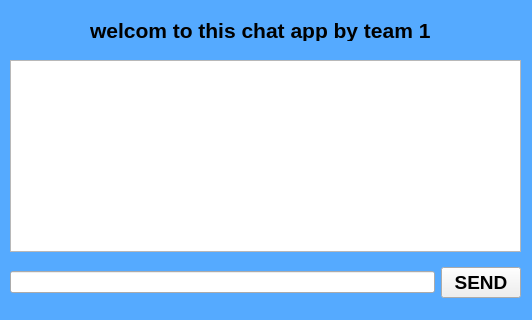
<?xml version="1.0" encoding="UTF-8"?>
<ui version="4.0">
 <class>Form</class>
 <widget class="QWidget" name="Form">
  <property name="geometry">
   <rect>
    <x>0</x>
    <y>0</y>
    <width>532</width>
    <height>320</height>
   </rect>
  </property>
  <property name="windowTitle">
   <string>Form</string>
  </property>
  <property name="styleSheet">
   <string notr="true">#Form {

background-color: rgb(85, 170, 255);

}
</string>
  </property>
  <widget class="QWidget" name="layoutWidget">
   <property name="geometry">
    <rect>
     <x>10</x>
     <y>262</y>
     <width>511</width>
     <height>41</height>
    </rect>
   </property>
   <layout class="QHBoxLayout" name="horizontalLayout">
    <item>
     <widget class="QLineEdit" name="makemes"/>
    </item>
    <item>
     <widget class="QPushButton" name="butsend">
      <property name="font">
       <font>
        <pointsize>14</pointsize>
        <weight>75</weight>
        <bold>true</bold>
       </font>
      </property>
      <property name="text">
       <string>SEND</string>
      </property>
     </widget>
    </item>
   </layout>
  </widget>
  <widget class="QTextBrowser" name="spacechat">
   <property name="geometry">
    <rect>
     <x>10</x>
     <y>60</y>
     <width>511</width>
     <height>192</height>
    </rect>
   </property>
   <property name="styleSheet">
    <string notr="true"/>
   </property>
  </widget>
  <widget class="QLabel" name="label">
   <property name="geometry">
    <rect>
     <x>90</x>
     <y>20</y>
     <width>371</width>
     <height>21</height>
    </rect>
   </property>
   <property name="font">
    <font>
     <pointsize>16</pointsize>
     <weight>75</weight>
     <bold>true</bold>
    </font>
   </property>
   <property name="text">
    <string>welcom to this chat app by team 1</string>
   </property>
  </widget>
 </widget>
 <resources/>
 <connections/>
</ui>
